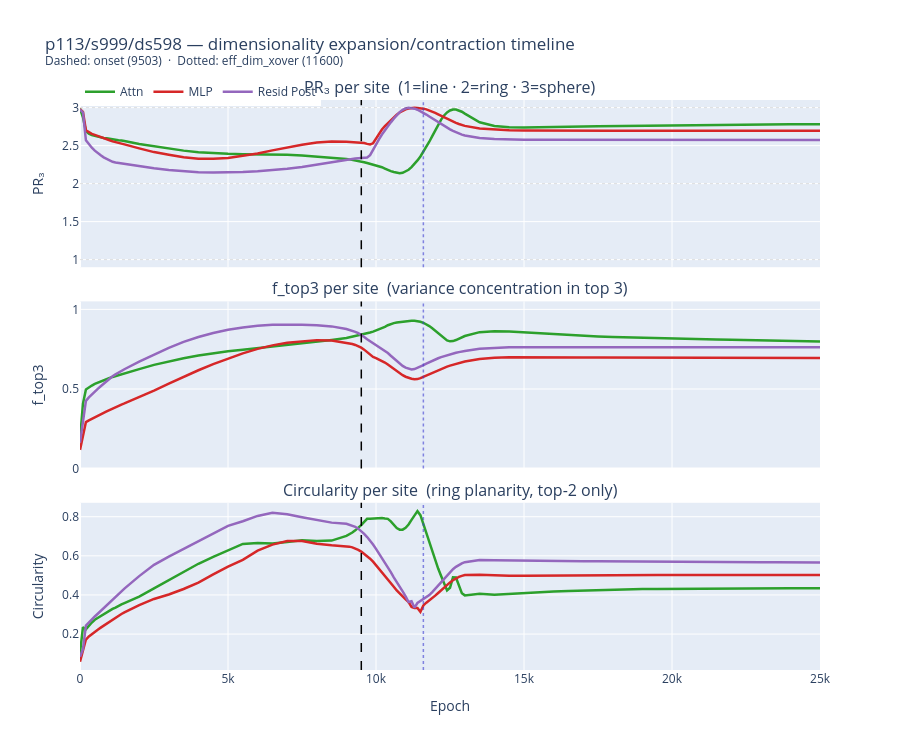

The notebook cell this image was saved under:
### Markdown cell above
## Cell 6: Shared Timeline — PR₃ + f_top3 + Circularity

The expansion/contraction instrument: three signals on a shared epoch axis.

1. **PR₃ per site** — shape of the centroid cloud in top 3 dims
2. **f_top3 per site** — concentration vs diffusion
3. **Circularity per site** — ring formation (from `repr_geometry`; top-2 only)

If the PR₃ spike (expansion) leads circularity rise (ring stabilization), that's the
working-space handoff: the model expands, reorganizes, then compresses back into the ring.

If all three co-move simultaneously, grokking is a single global event with no detectable
upstream driver separable at this resolution.

### Code cell
FOCUS = 'p113/s999/ds598'
focus_v = next(v for v in VARIANTS if v['label'] == FOCUS)
s   = repr_data[FOCUS]
m   = dim_metrics[FOCUS]
epochs = s['epochs'].tolist()

fig = make_subplots(rows=3, cols=1, shared_xaxes=True, vertical_spacing=0.06,
                    subplot_titles=[
                        'PR₃ per site  (1=line · 2=ring · 3=sphere)',
                        'f_top3 per site  (variance concentration in top 3)',
                        'Circularity per site  (ring planarity, top-2 only)',
                    ])

for site in SITES:
    color = SITE_COLORS[site]
    label = SITE_LABELS[site]
    pr3   = m[site]['pr3'].tolist()
    ft    = m[site]['f_top3'].tolist()
    circ  = s[f'{site}_circularity'].tolist()

    fig.add_trace(go.Scatter(x=epochs, y=pr3, mode='lines', name=label,
                             legendgroup=site, showlegend=True,
                             line=dict(color=color, width=2.5)), row=1, col=1)
    fig.add_trace(go.Scatter(x=epochs, y=ft, mode='lines', name=label,
                             legendgroup=site, showlegend=False,
                             line=dict(color=color, width=2.5)), row=2, col=1)
    fig.add_trace(go.Scatter(x=epochs, y=circ, mode='lines', name=label,
                             legendgroup=site, showlegend=False,
                             line=dict(color=color, width=2.5)), row=3, col=1)

for y_val in [1.0, 2.0, 3.0]:
    fig.add_hline(y=y_val, row=1, col=1,
                  line=dict(color='rgba(0,0,0,0.12)', dash='dot', width=1))

onset    = focus_v['onset']
eff_xover = focus_v['eff_xover']
for row in [1, 2, 3]:
    if onset > 0:
        fig.add_vline(x=onset, line=dict(color='black', dash='dash', width=1.5), row=row, col=1)
    if eff_xover > 0:
        fig.add_vline(x=eff_xover, line=dict(color='rgba(60,60,210,0.6)', dash='dot', width=1.5), row=row, col=1)

fig.update_yaxes(title_text='PR₃', range=[0.9, 3.1], row=1, col=1)
fig.update_yaxes(title_text='f_top3', range=[0, 1.05], row=2, col=1)
fig.update_yaxes(title_text='Circularity', row=3, col=1)
fig.update_xaxes(title_text='Epoch', row=3, col=1)
fig.update_layout(
    title=f'{FOCUS} — dimensionality expansion/contraction timeline<br>'
          f'<sup>Dashed: onset ({onset})  ·  Dotted: eff_dim_xover ({eff_xover})</sup>',
    height=750, legend=dict(orientation='h', y=1.04),
)
fig.show()
